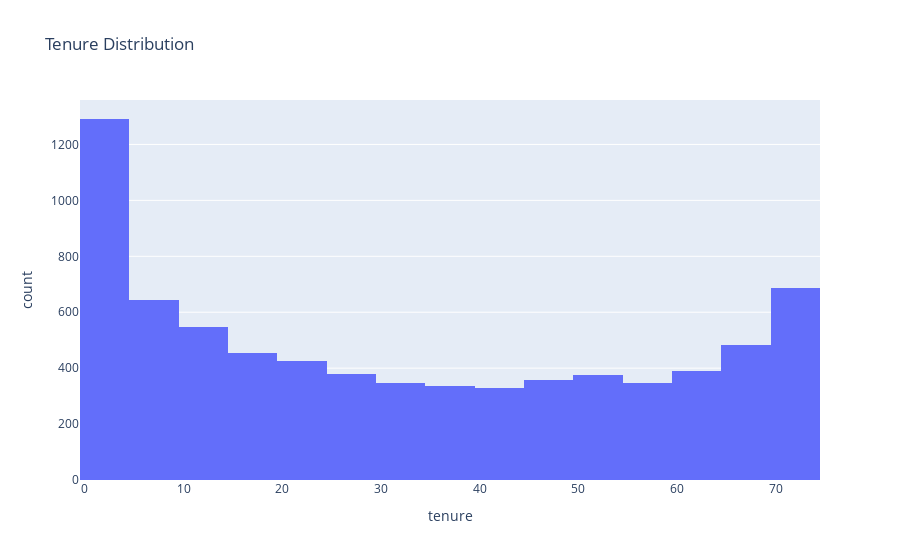

Notebook source saved alongside this figure:
### Markdown cell above
### Q3: Visualize distributions of numeric variables (tenure, MonthlyCharges, TotalCharges)

### Code cell
# Create histograms or boxplots for numeric features
# create histograms for all 3 variables
fig = px.histogram(df, x="tenure", nbins=30, title="Tenure Distribution")
fig.show()

### Figure 1 — Plotly figure (JSON) as saved in the notebook; plotly's stock layout.template omitted (floating-point values rounded to 4 significant figures; data arrays with more than 128 entries replaced by an {"elided": "..."} marker saying what was removed)
{"data": [{"alignmentgroup": "True", "bingroup": "x", "hovertemplate": "tenure=%{x}<br>count=%{y}<extra></extra>", "legendgroup": "", "marker": {"color": "#636efa", "pattern": {"shape": ""}}, "name": "", "nbinsx": 30, "offsetgroup": "", "orientation": "v", "showlegend": false, "type": "histogram", "x": {"elided": "7395 int values"}, "xaxis": "x", "yaxis": "y"}], "layout": {"barmode": "relative", "legend": {"tracegroupgap": 0}, "title": {"text": "Tenure Distribution"}, "xaxis": {"anchor": "y", "domain": [0, 1], "title": {"text": "tenure"}}, "yaxis": {"anchor": "x", "domain": [0, 1], "title": {"text": "count"}}}}
